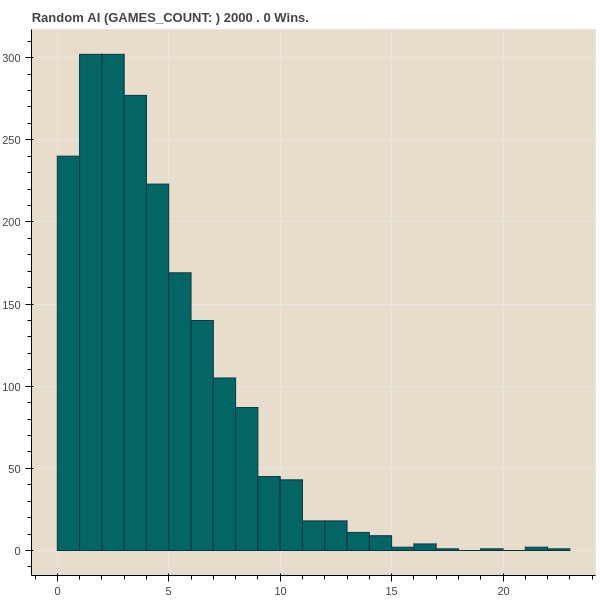

Recreate this plot in Python.
import random
from abc import ABCMeta, abstractmethod
import pdb
from minesweeper import *
from bokeh.plotting import figure, show, output_file
import numpy as np
from sklearn.linear_model import Ridge
from itertools import compress
import matplotlib.pyplot as plt

class RandomAI(GameAI):
    def __init__(self):
        self.width = 0
        self.height = 0
        self.exposed_squares = set()

    def init(self, config):
        self.width = config.width
        self.height = config.height
        self.exposed_squares.clear()
    def next(self):
        # pdb.set_trace()
        while True:
            x = random.randint(0, self.width - 1)
            y = random.randint(0, self.height - 1)
            if (x, y) not in self.exposed_squares:
                break
        # print('selecting point ({0},{1})'.format(x, y))
        return x, y

    def update(self, result):
        for position in result.new_squares:
            self.exposed_squares.add((position.x, position.y))

GAMES_COUNT=2000
WIDTH =10
HEIGHT=10
MINES_COUNT=12

ai = RandomAI()
config = GameConfig(width=WIDTH, height=HEIGHT, num_mines=MINES_COUNT)
game = Game(config)
viz = None#GameVisualizer(10)

counter=0
lstSteps=[]
counterWins=0

while counter <GAMES_COUNT:
    stepsCount=0
    game = Game(config)
    ai.init(config)
    ai.game= gameif viz: viz.start(game)
    
    while not game.is_game_over():
        # pdb.set_trace()
        coords = ai.next()
        result = game.select(*coords)
        if result is None:
            continue
        if not result.explosion:
            stepsCount+=1
            ai.update(result)
            game.set_flags(ai.get_flags())
            if game.num_exposed_squares == game.num_safe_squares:
                print("HORRRRRRRRRRRAAAY")
                if viz: viz.update(game)
                # pdb.set_trace()
                counterWins+=1
        else:
            lstSteps.append(stepsCount)
            # print("EXPLOSION")
        # print(np.asarray(game.get_state()))
        # print("\n")
        if viz: viz.update(game)
    if viz: viz.finish()
    counter+=1


# plt.hist(lstSteps,normed=0,bins=np.max(lstSteps),edgecolor='black')
# plt.show()
TOOLS = "pan,wheel_zoom,box_zoom,reset,save"
p1 = figure(tools=TOOLS, toolbar_location="above",
    title="Random AI (GAMES_COUNT: ) "+str(GAMES_COUNT)+" . " +str(counterWins) +" Wins.",
    logo="grey",background_fill_color="#E8DDCB")
hist, edges = np.histogram(np.asarray(lstSteps), density=False, bins=np.max(lstSteps))
p1.quad(top=hist, bottom=0, left=edges[:-1], right=edges[1:],fill_color="#036564", line_color="#033649")
p1.legend.location = "center_right"
p1.legend.background_fill_color = "darkgrey"


show(p1)

# pdb.set_trace()
